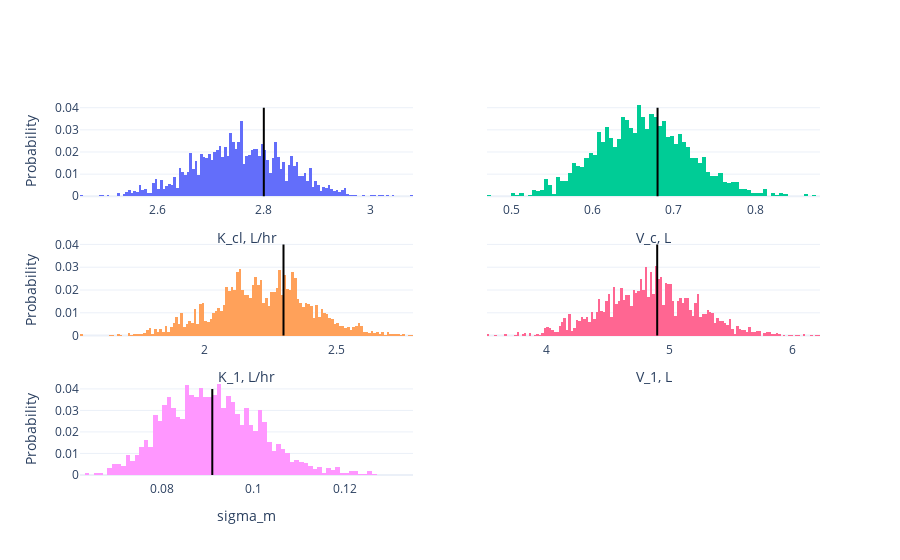

Notebook code for this chart:
### Code cell
from plotly.subplots import make_subplots

# Discard warmup iterations
warmup = 3000  # This number is not arbitrary but was carefully chosen
posterior_samples = posterior_samples.sel(draw=slice(warmup, n_iterations))

# Visualise posteriors
fig = make_subplots(rows=3, cols=2, shared_yaxes=True)
fig.add_trace(
    go.Histogram(
        name='Posterior samples',
        x=posterior_samples['central.K_cl'].values.flatten(),
        histnorm='probability',
        showlegend=False
    ),
    row=1,
    col=1
)

fig.add_trace(
    go.Scatter(
        name='Data-generating parameters',
        x=[PK_params[0]]*2,
        y=[0, 0.04],
        mode='lines',
        line_color='black',
        showlegend=False
    ),
    row=1,
    col=1
)

fig.add_trace(
    go.Histogram(
        name='Posterior samples',
        x=posterior_samples['central.V_c'].values.flatten(),
        histnorm='probability',
        showlegend=False
    ),
    row=1,
    col=2
)

fig.add_trace(
    go.Scatter(
        name='Data-generating parameters',
        x=[PK_params[1]]*2,
        y=[0, 0.04],
        mode='lines',
        line_color='black',
        showlegend=False
    ),
    row=1,
    col=2
)

fig.add_trace(
    go.Histogram(
        name='Posterior samples',
        x=posterior_samples['periferal_1.K_p'].values.flatten(),
        histnorm='probability',
        showlegend=False
    ),
    row=2,
    col=1
)

fig.add_trace(
    go.Scatter(
        name='Data-generating parameters',
        x=[PK_params[2]]*2,
        y=[0, 0.04],
        mode='lines',
        line_color='black',
        showlegend=False
    ),
    row=2,
    col=1
)

fig.add_trace(
    go.Histogram(
        name='Posterior samples',
        x=posterior_samples['periferal_1.V_p'].values.flatten(),
        histnorm='probability',
        showlegend=False
    ),
    row=2,
    col=2
)
fig.add_trace(
    go.Scatter(
        name='Data-generating parameters',
        x=[PK_params[3]]*2,
        y=[0, 0.04],
        mode='lines',
        line_color='black',
        showlegend=False
    ),
    row=2,
    col=2
)

fig.add_trace(
    go.Histogram(
        name='Posterior samples',
        x=posterior_samples['Sigma rel.'].values.flatten(),
        histnorm='probability',
        showlegend=False
    ),
    row=3,
    col=1
)
fig.add_trace(
    go.Scatter(
        name='Data-generating parameters',
        x=[PK_params[4]]*2,
        y=[0, 0.04],
        mode='lines',
        line_color='black',
        showlegend=False
    ),
    row=3,
    col=1
)

fig.update_layout(
    xaxis_title='K_cl, L/hr',
    xaxis2_title='V_c, L',
    xaxis3_title='K_1, L/hr',
    xaxis4_title='V_1, L',
    xaxis5_title='sigma_m',
    yaxis_title='Probability',
    yaxis3_title='Probability',
    yaxis5_title='Probability',
    template='plotly_white'
)
fig.show()

### Figure 1 — Plotly figure (JSON) as saved in the notebook; plotly's stock layout.template omitted (floating-point values rounded to 4 significant figures; data arrays with more than 128 entries replaced by an {"elided": "..."} marker saying what was removed)
{"data": [{"histnorm": "probability", "name": "Posterior samples", "showlegend": false, "type": "histogram", "x": {"elided": "10000 float values"}, "xaxis": "x", "yaxis": "y"}, {"line": {"color": "black"}, "mode": "lines", "name": "Data-generating parameters", "showlegend": false, "type": "scatter", "x": [2.8, 2.8], "xaxis": "x", "y": [0, 0.04], "yaxis": "y"}, {"histnorm": "probability", "name": "Posterior samples", "showlegend": false, "type": "histogram", "x": {"elided": "10000 float values"}, "xaxis": "x2", "yaxis": "y2"}, {"line": {"color": "black"}, "mode": "lines", "name": "Data-generating parameters", "showlegend": false, "type": "scatter", "x": [0.68, 0.68], "xaxis": "x2", "y": [0, 0.04], "yaxis": "y2"}, {"histnorm": "probability", "name": "Posterior samples", "showlegend": false, "type": "histogram", "x": {"elided": "10000 float values"}, "xaxis": "x3", "yaxis": "y3"}, {"line": {"color": "black"}, "mode": "lines", "name": "Data-generating parameters", "showlegend": false, "type": "scatter", "x": [2.3, 2.3], "xaxis": "x3", "y": [0, 0.04], "yaxis": "y3"}, {"histnorm": "probability", "name": "Posterior samples", "showlegend": false, "type": "histogram", "x": {"elided": "10000 float values"}, "xaxis": "x4", "yaxis": "y4"}, {"line": {"color": "black"}, "mode": "lines", "name": "Data-generating parameters", "showlegend": false, "type": "scatter", "x": [4.9, 4.9], "xaxis": "x4", "y": [0, 0.04], "yaxis": "y4"}, {"histnorm": "probability", "name": "Posterior samples", "showlegend": false, "type": "histogram", "x": {"elided": "10000 float values"}, "xaxis": "x5", "yaxis": "y5"}, {"line": {"color": "black"}, "mode": "lines", "name": "Data-generating parameters", "showlegend": false, "type": "scatter", "x": [0.091, 0.091], "xaxis": "x5", "y": [0, 0.04], "yaxis": "y5"}], "layout": {"xaxis": {"anchor": "y", "domain": [0, 0.45], "title": {"text": "K_cl, L/hr"}}, "xaxis2": {"anchor": "y2", "domain": [0.55, 1], "title": {"text": "V_c, L"}}, "xaxis3": {"anchor": "y3", "domain": [0, 0.45], "title": {"text": "K_1, L/hr"}}, "xaxis4": {"anchor": "y4", "domain": [0.55, 1], "title": {"text": "V_1, L"}}, "xaxis5": {"anchor": "y5", "domain": [0, 0.45], "title": {"text": "sigma_m"}}, "xaxis6": {"anchor": "y6", "domain": [0.55, 1]}, "yaxis": {"anchor": "x", "domain": [0.7333, 1], "title": {"text": "Probability"}}, "yaxis2": {"anchor": "x2", "domain": [0.7333, 1], "matches": "y", "showticklabels": false}, "yaxis3": {"anchor": "x3", "domain": [0.3667, 0.6333], "title": {"text": "Probability"}}, "yaxis4": {"anchor": "x4", "domain": [0.3667, 0.6333], "matches": "y3", "showticklabels": false}, "yaxis5": {"anchor": "x5", "domain": [0, 0.2667], "title": {"text": "Probability"}}, "yaxis6": {"anchor": "x6", "domain": [0, 0.2667], "matches": "y5", "showticklabels": false}}}
